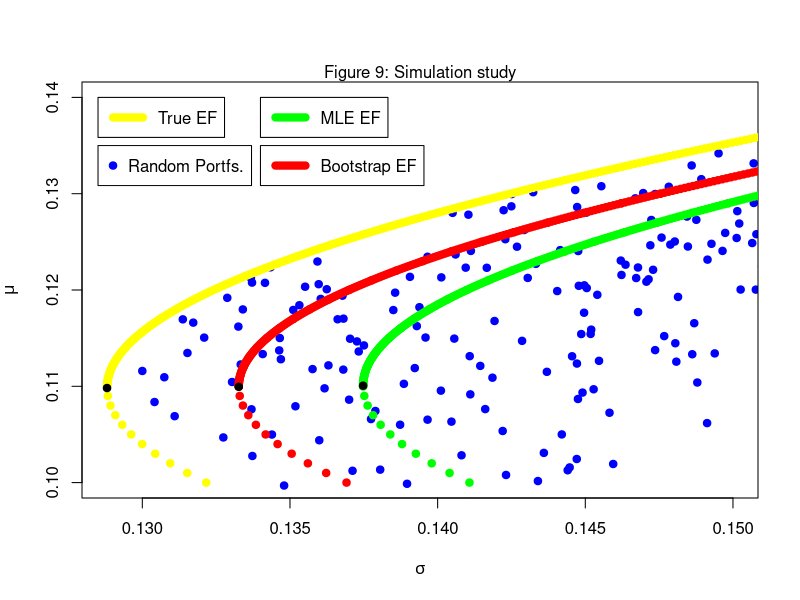

The R script that drew this image:
set.seed(1)

R1<-c(rnorm(1000,0.09,0.3))
R2<-c(rnorm(1000,0.15,0.25))
R3<-c(rnorm(1000,0.07,0.2))
R4<-c(rnorm(1000,0.18,0.35))

#independent

#CORR12<-c()
#for(i in 1:1000){
#  R1<-c(rnorm(1000,0.09,0.3))
#  R2<-c(rnorm(1000,0.15,0.25))
#  CORR12[i]<-cor(R1,R2)
#}

#hist(CORR12)

#CORR13<-c()
#for(i in 1:1000){
#  R1<-c(rnorm(1000,0.09,0.3))
#  R3<-c(rnorm(1000,0.07,0.2))
#  CORR13[i]<-cor(R1,R3)
#}

#hist(CORR13)


#plot.ts(R1,ylab="Returns",xlab="Time",col="black")
#par(new=TRUE)
#plot.ts(R2,col="green",ylab="",xlab="",xaxt="n",yaxt="n")
#par(new=TRUE)
#plot.ts(R3,col="red",ylab="",xlab="",xaxt="n",yaxt="n")
#par(new=TRUE)
#plot.ts(R4,col="blue",ylab="",xlab="",xaxt="n",yaxt="n")


C<-matrix(c(0.3^2,0,0,0,
            0,0.25^2,0,0,
            0,0,0.2^2,0,
            0,0,0,0.35^2),ncol=4,nrow=4)
invC=solve(C)

u<-t(c(1,1,1,1))

mu<-c(0.09,0.15,0.07,0.18)


rweight<-matrix(runif(1600,0,1),nrow=400,ncol=4)

rwe<-matrix(,nrow=400,ncol=4)
for(i in 1:400){
  rwe[i,]=rweight[i,]/sum(rweight[i,])
}

MU<-matrix(,nrow=400,ncol=1)
SIGMA<-matrix(,nrow=400,ncol=1)

for(i in 1:400){
  MU[i]=rwe[i,]%*%t(t(mu))
  SIGMA[i]=sqrt(rwe[i,]%*%C%*%t(t(rwe[i,])))
}



weights<-function(x){
  a<-matrix(c(1,u%*%invC%*%mu, 
              x,mu%*%invC%*%mu),nrow=2,ncol=2)
  b<-matrix(c(u%*%invC%*%t(u),1, 
              mu%*%invC%*%t(u),x),nrow=2,ncol=2)
  c<-matrix(c(u%*%invC%*%t(u),u%*%invC%*%mu, 
              mu%*%invC%*%t(u),mu%*%invC%*%mu),
            nrow=2,ncol=2)
  w=(det(a)*u%*%invC+det(b)*mu%*%invC)/det(c)
  return(w)
}  




#1) Minimum Variance Portfolio

n<-c(t((u%*%invC)))
d<-c((u%*%invC%*%t(u)))
w<-t(c(n/d))
w                        

muv=w%*%t(t(mu))
muv                   


sigmav=sqrt(w%*%C%*%t(w))
sigmav




#What happens if we estimate mu and C by sample counterparts?


Mat<-matrix(c(var(R1),cov(R1,R2),cov(R1,R3),cov(R1,R4),
              cov(R2,R1),var(R2),cov(R2,R3),cov(R2,R4),
              cov(R3,R1),cov(R3,R2),var(R3),cov(R3,R4),
              cov(R4,R1),cov(R4,R2),cov(R4,R3),var(R4)),ncol=4,nrow=4)
invMat=solve(Mat)

mue<-c(mean(R1),mean(R2),mean(R3),mean(R4))

weights2<-function(x){
  a<-matrix(c(1,u%*%invMat%*%mue, 
              x,mue%*%invMat%*%mue),nrow=2,ncol=2)
  b<-matrix(c(u%*%invMat%*%t(u),1, 
              mue%*%invMat%*%t(u),x),nrow=2,ncol=2)
  c<-matrix(c(u%*%invMat%*%t(u),u%*%invMat%*%mue, 
              mue%*%invMat%*%t(u),mue%*%invMat%*%mue),
            nrow=2,ncol=2)
  w=(det(a)*u%*%invMat+det(b)*mue%*%invMat)/det(c)
  return(w)
}


#MVP


ne<-c(t((u%*%invMat)))
de<-c((u%*%invMat%*%t(u)))
we<-t(c(ne/de))
we                        

muve=we%*%t(t(mue))
muve                   


sigmave=sqrt(we%*%Mat%*%t(we))
sigmave



#Nonparametric bootstrap Asset returns 1

#Based on Michaud (1989): b-th bootstrap has sample mean vector mu.b=c(mean(mu1.ests),mean(mu2.ests),mean(mu3.ests),mean(mu4.ests)

B=999

mu1.ests<-c()
var1.ests<-c()
cov12.ests<-c()
cov13.ests<-c()
cov14.ests<-c()

mu2.ests<-c()
var2.ests<-c()
cov23.ests<-c()
cov24.ests<-c()

mu3.ests<-c()
var3.ests<-c()
cov34.ests<-c()

mu4.ests<-c()
var4.ests<-c()

for(i in 1:B){
  b.r1<-sample(R1,length(R1),replace=TRUE)  #999 bootstrap samples
  b.r2<-sample(R2,length(R2),replace=TRUE)
  b.r3<-sample(R3,length(R3),replace=TRUE)
  b.r4<-sample(R4,length(R4),replace=TRUE)
  
  mu1.ests[i]<-(mean(b.r1)) #without original sample. Add 1000th entry to vector mu.ests equal to mean(R1); the original sample.
  var1.ests[i]<-(var(b.r1))
  cov12.ests[i]<-(cov(b.r1,b.r2))
  cov13.ests[i]<-cov(b.r1,b.r3)
  cov14.ests[i]<-cov(b.r1,b.r4)
  
  mu2.ests[i]<-mean(b.r2)
  var2.ests[i]<-var(b.r2)
  cov23.ests[i]<-cov(b.r2,b.r3)
  cov24.ests[i]<-cov(b.r2,b.r4)
  
  mu3.ests[i]<-mean(b.r3)
  var3.ests[i]<-var(b.r3)
  cov34.ests[i]<-cov(b.r3,b.r4)
  
  mu4.ests[i]<-mean(b.r4)
  var4.ests[i]<-var(b.r4)
}

#hist(mu1.ests)
#hist(mu2.ests)
#hist(mu3.ests)
#hist(mu4.ests)

#hist(var1.ests)
#hist(var2.ests)
#hist(var3.ests)
#hist(var4.ests)

#hist(cov12.ests)
#hist(cov13.ests)
#hist(cov14.ests)
#hist(cov23.ests)
#hist(cov24.ests)
#hist(cov34.ests)


#95% confidence intervals for expected return and variance of asset 1
#Percentile method CIs
alpha <- 0.025
low <- round((B+1)*alpha)
high <- round((B+1)*(1-alpha))

sorted.mu1.ests <- sort(mu1.ests) # sort the estimates of mu1
sorted.mu2.ests <- sort(mu2.ests)
sorted.mu3.ests <- sort(mu3.ests)
sorted.mu4.ests <- sort(mu4.ests)

sorted.var1.ests <- sort(var1.ests) # sort the estimates of sigma1ˆ2
sorted.var2.ests <- sort(var2.ests)
sorted.var3.ests <- sort(var3.ests)
sorted.var4.ests <- sort(var4.ests)

sorted.cov12.ests<-sort(cov12.ests)
sorted.cov13.ests<-sort(cov13.ests)
sorted.cov14.ests<-sort(cov14.ests)
sorted.cov23.ests<-sort(cov23.ests)
sorted.cov24.ests<-sort(cov24.ests)
sorted.cov34.ests<-sort(cov34.ests)

c(sorted.mu1.ests[low],sorted.mu1.ests[high])  # the estimated CI for mu
c(sorted.mu2.ests[low],sorted.mu2.ests[high])
c(sorted.mu3.ests[low],sorted.mu3.ests[high])
c(sorted.mu4.ests[low],sorted.mu4.ests[high])

c(sorted.var1.ests[low],sorted.var1.ests[high])
c(sorted.var2.ests[low],sorted.var2.ests[high])
c(sorted.var3.ests[low],sorted.var3.ests[high])
c(sorted.var4.ests[low],sorted.var4.ests[high])

c(sorted.cov12.ests[low],sorted.cov12.ests[high])
c(sorted.cov13.ests[low],sorted.cov13.ests[high])
c(sorted.cov14.ests[low],sorted.cov14.ests[high])
c(sorted.cov23.ests[low],sorted.cov23.ests[high])
c(sorted.cov24.ests[low],sorted.cov24.ests[high])
c(sorted.cov34.ests[low],sorted.cov34.ests[high])


#Solving the model with bootstrap estimates

#What happens if we estimate mu and C by nonparmetric bootstrap?


Mat.B<-matrix(c(mean(var1.ests),mean(cov12.ests),mean(cov13.ests),mean(cov14.ests),
                mean(cov12.ests),mean(var2.ests),mean(cov23.ests),mean(cov24.ests),
                mean(cov13.ests),mean(cov23.ests),mean(var3.ests),mean(cov34.ests),
                mean(cov14.ests),mean(cov24.ests),mean(cov34.ests),mean(var4.ests)),ncol=4,nrow=4)
              
invMat.B=solve(Mat.B)

mu.b<-c(mean(mu1.ests),mean(mu2.ests),mean(mu3.ests),mean(mu4.ests)) #sample mean vector

weights.b<-function(x){
  a<-matrix(c(1,u%*%invMat.B%*%mu.b, 
              x,mu.b%*%invMat.B%*%mu.b),nrow=2,ncol=2)
  b<-matrix(c(u%*%invMat.B%*%t(u),1, 
              mu.b%*%invMat.B%*%t(u),x),nrow=2,ncol=2)
  c<-matrix(c(u%*%invMat.B%*%t(u),u%*%invMat.B%*%mu.b, 
              mu.b%*%invMat.B%*%t(u),mu.b%*%invMat.B%*%mu.b),
            nrow=2,ncol=2)
  w=(det(a)*u%*%invMat.B+det(b)*mu.b%*%invMat.B)/det(c)
  return(w)
}

#for(i in seq(0.1,0.17,0.0001)){
#  points(sqrt(weights2(i)%*%Mat%*%t(weights2(i))),i,pch=19,col="green")
#}


#MVP


ne.b<-c(t((u%*%invMat.B)))
de.b<-c((u%*%invMat.B%*%t(u)))
we.b<-t(c(ne.b/de.b))
we.b                        

muve.b=we.b%*%t(t(mu.b))
muve.b                   


sigmave.b=sqrt(we.b%*%Mat.B%*%t(we.b))
sigmave.b


#Fitting a confidence interval on bootstrap EF
#For this we need to plot EF with lower bounds of derived 95% CI
#And another EF with upper bounds of derived 95% CI

Mat.BL<-matrix(c(sorted.var1.ests[low],sorted.cov12.ests[low],sorted.cov13.ests[low],sorted.cov14.ests[low],
                 sorted.cov12.ests[low],sorted.var2.ests[low],sorted.cov23.ests[low],sorted.cov24.ests[low],
                 sorted.cov13.ests[low],sorted.cov23.ests[low],sorted.var3.ests[low],sorted.cov34.ests[low],
                 sorted.cov14.ests[low],sorted.cov24.ests[low],sorted.cov34.ests[low],sorted.var4.ests[low]),ncol=4,nrow=4)


invMat.BL=solve(Mat.BL)

mu.bl<-c(sorted.mu1.ests[low],sorted.mu2.ests[low],sorted.mu3.ests[low],sorted.mu4.ests[low])


weights.bl<-function(x){
  a<-matrix(c(1,u%*%invMat.BL%*%mu.bl, 
              x,mu.bl%*%invMat.BL%*%mu.bl),nrow=2,ncol=2)
  b<-matrix(c(u%*%invMat.BL%*%t(u),1, 
              mu.bl%*%invMat.BL%*%t(u),x),nrow=2,ncol=2)
  c<-matrix(c(u%*%invMat.BL%*%t(u),u%*%invMat.BL%*%mu.bl, 
              mu.bl%*%invMat.BL%*%t(u),mu.bl%*%invMat.BL%*%mu.bl),
            nrow=2,ncol=2)
  w=(det(a)*u%*%invMat.BL+det(b)*mu.bl%*%invMat.BL)/det(c)
  return(w)
}





Mat.BH<-matrix(c(sorted.var1.ests[high],sorted.cov12.ests[high],sorted.cov13.ests[high],sorted.cov14.ests[high],
                 sorted.cov12.ests[high],sorted.var2.ests[high],sorted.cov23.ests[high],sorted.cov24.ests[high],
                 sorted.cov13.ests[high],sorted.cov23.ests[high],sorted.var3.ests[high],sorted.cov34.ests[high],
                 sorted.cov14.ests[high],sorted.cov24.ests[high],sorted.cov34.ests[high],sorted.var4.ests[high]),ncol=4,nrow=4)


invMat.BH=solve(Mat.BH)

mu.bh<-c(sorted.mu1.ests[high],sorted.mu2.ests[high],sorted.mu3.ests[high],sorted.mu4.ests[high])


weights.bh<-function(x){
  a<-matrix(c(1,u%*%invMat.BH%*%mu.bh, 
              x,mu.bh%*%invMat.BH%*%mu.bh),nrow=2,ncol=2)
  b<-matrix(c(u%*%invMat.BH%*%t(u),1, 
              mu.bh%*%invMat.BH%*%t(u),x),nrow=2,ncol=2)
  c<-matrix(c(u%*%invMat.BH%*%t(u),u%*%invMat.BH%*%mu.bh, 
              mu.bh%*%invMat.BH%*%t(u),mu.bh%*%invMat.BH%*%mu.bh),
            nrow=2,ncol=2)
  w=(det(a)*u%*%invMat.BH+det(b)*mu.bh%*%invMat.BH)/det(c)
  return(w)
}

#Plots


plot(MU~SIGMA,pch=19,col="blue",xlab=expression(sigma),ylab=expression(mu),xlim=c(sigmav,0.15),ylim=c(0.10,0.14))

for(i in seq(0.11,0.17,0.0001)){
  points(sqrt(weights(i)%*%C%*%t(weights(i))),i,pch=19,col="yellow")
}

for(i in seq(0.1,0.11,0.001)){
  points(sqrt(weights(i)%*%C%*%t(weights(i))),i,pch=19,col="yellow")
}

for(i in seq(0.11,0.17,0.0001)){
  points(sqrt(weights2(i)%*%Mat%*%t(weights2(i))),i,pch=19,col="green")
}

for(i in seq(0.1,0.13,0.001)){
  points(sqrt(weights2(i)%*%Mat%*%t(weights2(i))),i,pch=19,col="green")
}

for(i in seq(0.11,0.17,0.0001)){
  points(sqrt(weights.b(i)%*%Mat.B%*%t(weights.b(i))),i,pch=19,col="red")
}

for(i in seq(0.1,0.13,0.001)){
  points(sqrt(weights.b(i)%*%Mat.B%*%t(weights.b(i))),i,pch=19,col="red")
}

#for(i in seq(0.1,0.17,0.0001)){
#  points(sqrt(weights.bl(i)%*%Mat.BL%*%t(weights.bl(i))),i,pch=".",col="red")
#}


#for(i in seq(0.1,0.17,0.0001)){
#  points(sqrt(weights.bh(i)%*%Mat.BH%*%t(weights.bh(i))),i,pch=".",col="red")
#}

points(sigmave.b,muve.b,pch=19,col="black")

points(sigmav,muv,pch=19,col="black")

points(sigmave,muve,pch=19,col="black")

mtext("Figure 9: Simulation study",pos = 3,cex=1)

legend(0.1285,0.14,"True EF",lty="solid",lwd="8",col="yellow")
legend(0.134,0.14,"MLE EF",lty="solid",lwd="8",col="green")
legend(0.1285,0.135,"Random Portfs.",pch=19,col="blue")
legend(0.134,0.135,"Bootstrap EF",lty="solid",lwd="8",col="red")
